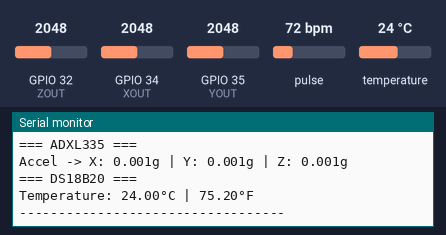
Bench run of a sketch on a simulated ESP32. On the bench: the last lines printed to the serial monitor. Inputs (shaded band) come from the test bench; at power-on: pulse 72 bpm, temperature 24 °C, GPIO 32 (ZOUT) = 2048, GPIO 34 (XOUT) = 2048, GPIO 35 (YOUT) = 2048 (analog values on the 0–4095 scale).

Above: at 2.2 s.
2.3 s: pulse set to 42 bpm
At 3.4 s:
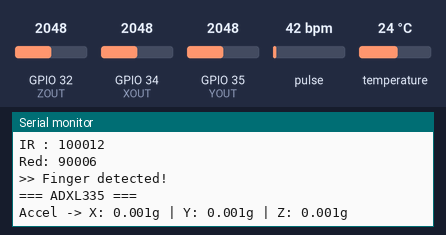
3.8 s: temperature set to 12 °C
5.3 s: GPIO 32 (ZOUT) set to 2866
At 6.2 s:
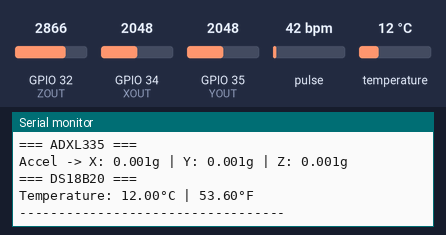
6.8 s: GPIO 34 (XOUT) set to 2866
8.3 s: GPIO 35 (YOUT) set to 2866
At 8.3 s:
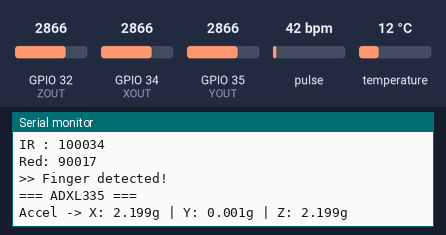
9.8 s: pulse set to 70 bpm
At 10.3 s:
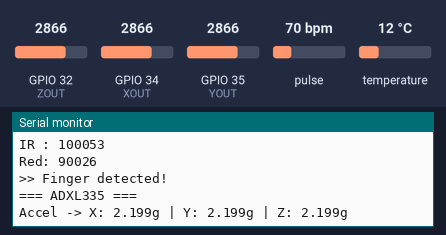
Timing chart, 0 to 12.3 s (numbered marks = the images above; inputs shaded):
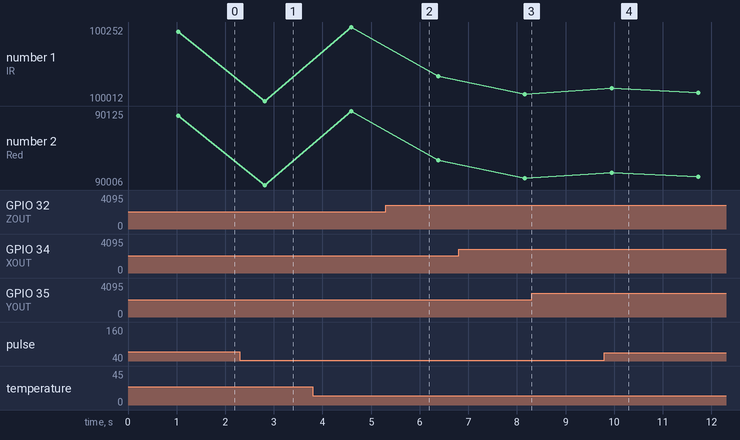

The sketch:

MAX30102test.ino
```cpp
#include <Wire.h>
#include "MAX30105.h"
#include <OneWire.h>
#include <DallasTemperature.h>

MAX30105 particleSensor;

// ADXL335 Pins
#define XOUT 34
#define YOUT 35
#define ZOUT 32

// DS18B20 Pin
#define ONE_WIRE_BUS 4

#define ADXL335_VCC 3.3
#define ADC_RESOLUTION 4095.0

OneWire oneWire(ONE_WIRE_BUS);
DallasTemperature ds18b20(&oneWire);

void setup() {
  Serial.begin(115200);
  delay(1000);
  Serial.println("ESP32 Sensor Test: MAX30102 + ADXL335 + DS18B20");

  // ---- MAX30102 Init ----
  Wire.begin(21, 22);
  if (!particleSensor.begin(Wire, I2C_SPEED_FAST)) {
    Serial.println("MAX30102 not found! Check wiring.");
    while (1);
  }
  Serial.println("MAX30102 connected!");
  particleSensor.setup();
  particleSensor.setPulseAmplitudeRed(0x0A);
  particleSensor.setPulseAmplitudeGreen(0);

  // ---- ADXL335 Init ----
  analogReadResolution(12);
  Serial.println("ADXL335 ready.");

  // ---- DS18B20 Init ----
  ds18b20.begin();
  Serial.println("DS18B20 ready.");
  Serial.println("----------------------------------");
}

void loop() {
  // ---- MAX30102 ----
  long irValue = particleSensor.getIR();
  long redValue = particleSensor.getRed();

  Serial.println("=== MAX30102 ===");
  Serial.print("IR : "); Serial.println(irValue);
  Serial.print("Red: "); Serial.println(redValue);
  if (irValue < 50000)
    Serial.println(">> No finger detected.");
  else
    Serial.println(">> Finger detected!");

  // ---- ADXL335 ----
  int rawX = 0, rawY = 0, rawZ = 0;
  for (int i = 0; i < 10; i++) {
    rawX += analogRead(XOUT);
    rawY += analogRead(YOUT);
    rawZ += analogRead(ZOUT);
  }
  rawX /= 10; rawY /= 10; rawZ /= 10;

  float vX = (rawX / ADC_RESOLUTION) * ADXL335_VCC;
  float vY = (rawY / ADC_RESOLUTION) * ADXL335_VCC;
  float vZ = (rawZ / ADC_RESOLUTION) * ADXL335_VCC;

  float gX = (vX - 1.65) / 0.300;
  float gY = (vY - 1.65) / 0.300;
  float gZ = (vZ - 1.65) / 0.300;

  Serial.println("=== ADXL335 ===");
  Serial.print("Accel -> X: "); Serial.print(gX, 3);
  Serial.print("g | Y: ");      Serial.print(gY, 3);
  Serial.print("g | Z: ");      Serial.print(gZ, 3);
  Serial.println("g");

  // ---- DS18B20 ----
  ds18b20.requestTemperatures();
  float tempC = ds18b20.getTempCByIndex(0);
  float tempF = (tempC * 9.0 / 5.0) + 32.0;

  Serial.println("=== DS18B20 ===");
  if (tempC == DEVICE_DISCONNECTED_C) {
    Serial.println(">> Sensor not found! Check wiring.");
  } else {
    Serial.print("Temperature: "); Serial.print(tempC, 2);
    Serial.print("°C | ");        Serial.print(tempF, 2);
    Serial.println("°F");
  }

  Serial.println("----------------------------------");
  delay(1000);
}
```

Measured:
- after the input at 2.3 s, the serial monitor: prints a new line after 0.51 s (image 1)
- after the input at 9.8 s, the serial monitor: prints a new line after 0.15 s (image 4)
- plotted number 1: 100236 → 100012 after the input at 2.3 s, 100034 → 100038 after the input at 9.8 s
- plotted number 2: 90117 → 90006 after the input at 2.3 s, 90017 → 90019 after the input at 9.8 s
